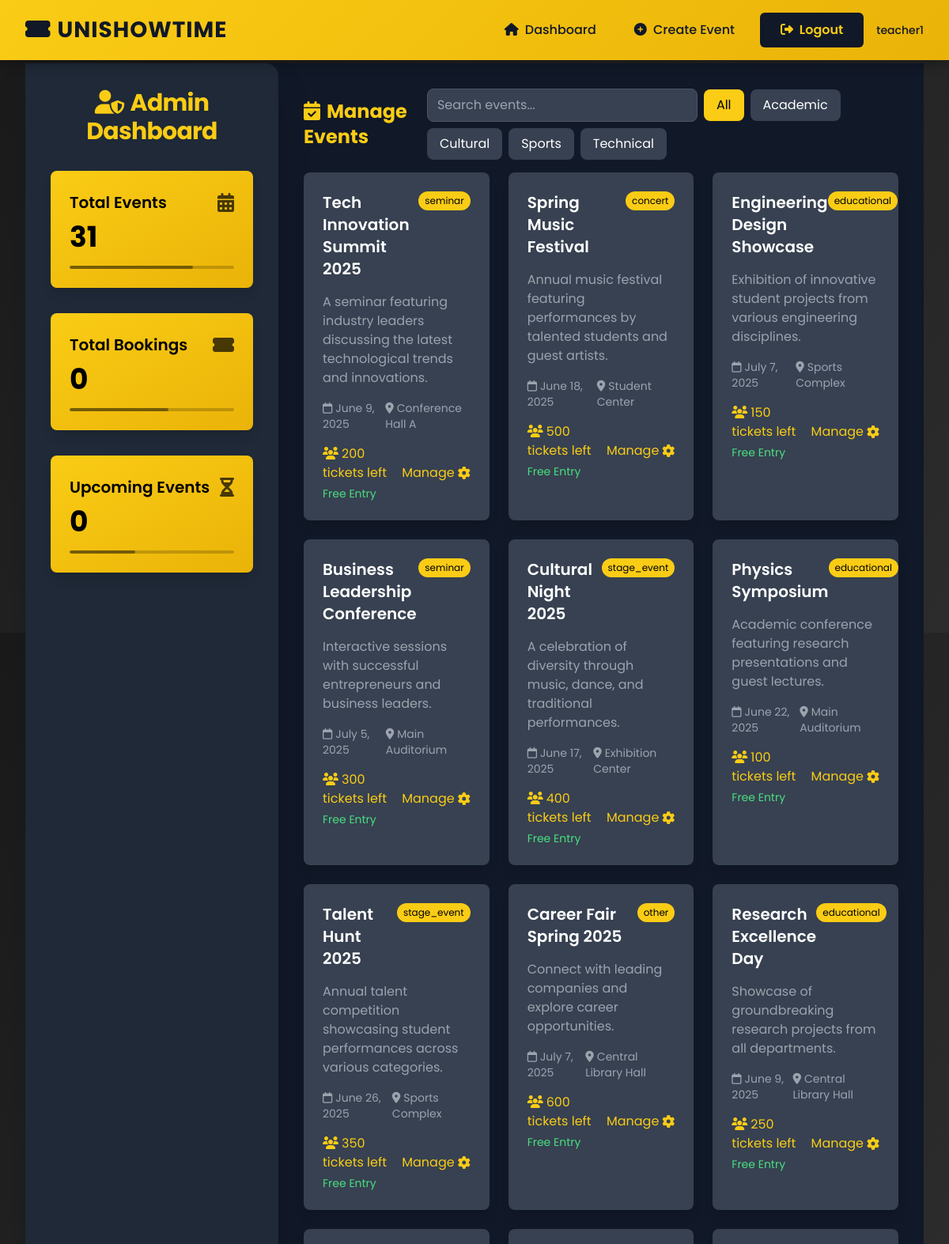
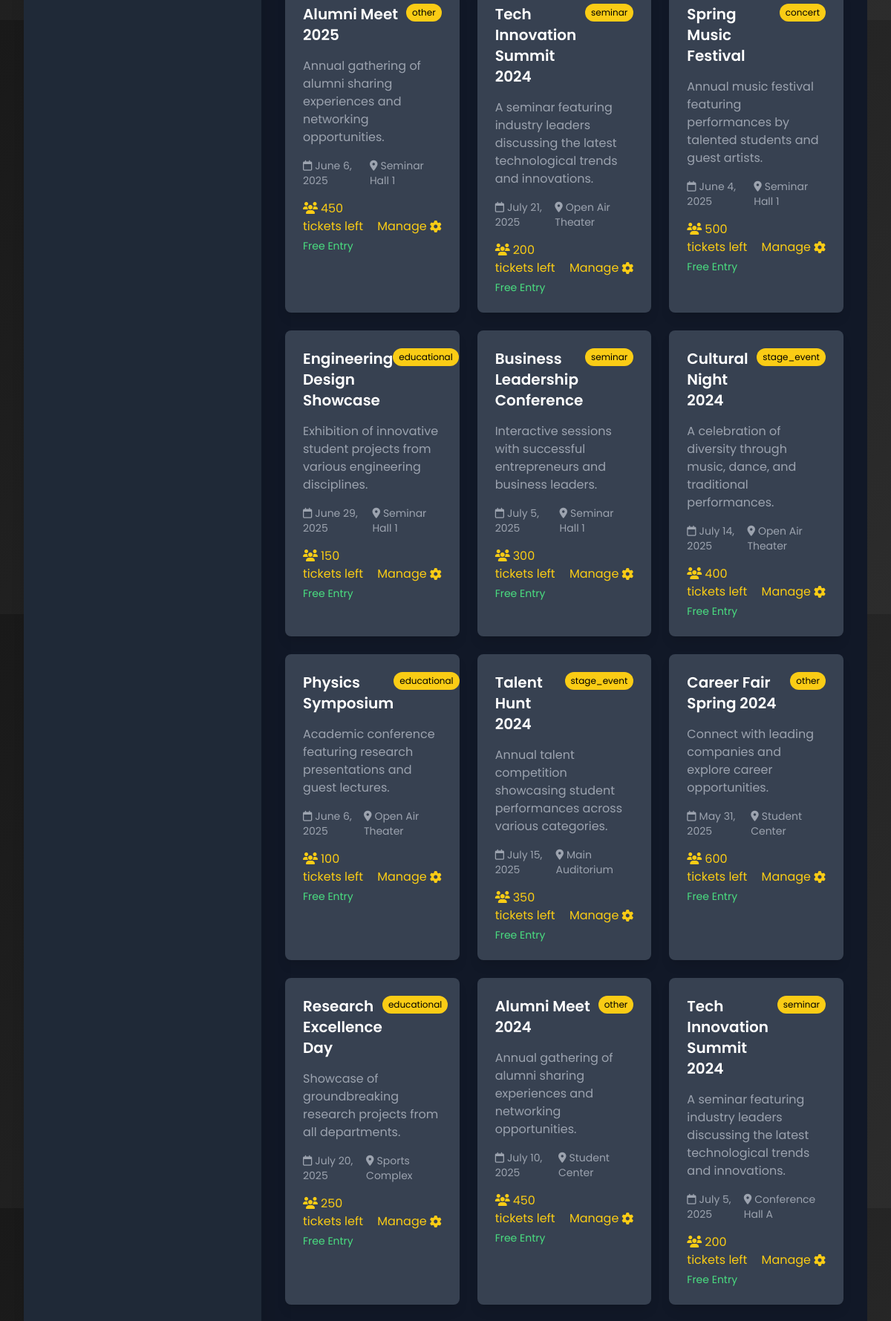
The page /admindashboard/ (signed in, upper part) on the database its author committed (2 pictures, top to bottom).
### mainapp/models.py (models this page shows, shortened)
class CustomUser(AbstractUser, PermissionsMixin):
    role = models.CharField(max_length=20, choices=ROLE_CHOICES, default='student')
    enrollment_no = models.CharField(max_length=20, unique=True, null=True, blank=True)
    department = models.ForeignKey(Department, on_delete=models.SET_NULL, null=True, blank=True)
    profile_image = models.ImageField(upload_to='profiles/', blank=True, null=True)

class Event(models.Model):
    CATEGORY_CHOICES = (
        ('seminar', 'Seminar'),
        ('concert', 'Concert'),
        ('stage_event', 'Stage Event'),
        ('educational', 'Educational'),
        ('other', 'Other'),
    )
    title = models.CharField(max_length=200)
    description = models.TextField()
    date = models.DateTimeField()
    location = models.CharField(max_length=200)
    image = models.ImageField(upload_to='event_images/', null=True, blank=True)
    available_tickets = models.IntegerField(default=0)
    ticket_price = models.DecimalField(max_digits=10, decimal_places=2, default=0.00)
    department = models.ForeignKey(Department, on_delete=models.CASCADE, related_name='events')
    created_by = models.ForeignKey(CustomUser, on_delete=models.CASCADE, related_name='created_events')
    category = models.CharField(max_length=20, choices=CATEGORY_CHOICES, default='other')
    def tickets_left(self):
        return self.available_tickets - self.ticket_set.count()
    @property
    def is_free(self):
        return self.ticket_price == 0

### mainapp/views.py (the view)
# urls.py: path('admindashboard/', views.admin_dashboard, name='admin_dashboard'),
def admin_dashboard(request):
    if request.user.role not in ['admin', 'superadmin']:
        return redirect('dashboard')
    events = Event.objects.all()
    users = CustomUser.objects.all()
    role_filter = request.GET.get('role')
    if role_filter:
        users = users.filter(role=role_filter)
    category_filter = request.GET.get('category')
    if category_filter:
        events = events.filter(category=category_filter)
    total_events = Event.objects.count()
    total_bookings = Ticket.objects.count()
    upcoming_events = Event.objects.filter(date__gte=timezone.now()).count()
    return render(request, 'dashboard/admin_dashboard.html', {
        'total_events': total_events,
        'total_bookings': total_bookings,
        'upcoming_events': upcoming_events,
        'events': events,
        'users': users,
    })

### mainapp/templates/dashboard/admin_dashboard.html (shortened to what this page needs)
{% extends "base.html" %}
{% block content %}
<div class="flex min-h-screen w-full bg-gray-900">
    <aside class="w-full max-w-xs bg-gray-800 p-8 rounded-r-2xl shadow-2xl flex flex-col items-center justify-start">
        <h2 class="text-3xl font-bold mb-8 text-center text-yellow-400 tracking-tight"><i class="fas fa-user-shield mr-2"></i>Admin Dashboard</h2>
        <div class="grid grid-cols-1 gap-6 w-full mb-10" data-aos="fade-up">
            <div class="bg-gradient-to-br from-yellow-400 to-yellow-500 text-black p-6 rounded-lg shadow-lg mb-2">
                <div class="flex items-center justify-between">
                    <h3 class="text-xl font-semibold">Total Events</h3>
                    <i class="fas fa-calendar-alt text-2xl opacity-70"></i>
                </div>
                <p class="text-4xl font-bold mt-2">{{ total_events }}</p>
                <div class="w-full h-1 bg-black bg-opacity-20 mt-4 rounded-full overflow-hidden">
                    <div class="h-full bg-black bg-opacity-40 rounded-full" style="width: 75%"></div>
                </div>
            </div>
            <div class="bg-gradient-to-br from-yellow-400 to-yellow-500 text-black p-6 rounded-lg shadow-lg mb-2">
                <div class="flex items-center justify-between">
                    <h3 class="text-xl font-semibold">Total Bookings</h3>
                    <i class="fas fa-ticket-alt text-2xl opacity-70"></i>
                </div>
                <p class="text-4xl font-bold mt-2">{{ total_bookings }}</p>
                <div class="w-full h-1 bg-black bg-opacity-20 mt-4 rounded-full overflow-hidden">
                    <div class="h-full bg-black bg-opacity-40 rounded-full" style="width: 60%"></div>
                </div>
            </div>
            <div class="bg-gradient-to-br from-yellow-400 to-yellow-500 text-black p-6 rounded-lg shadow-lg">
                <div class="flex items-center justify-between">
                    <h3 class="text-xl font-semibold">Upcoming Events</h3>
                    <i class="fas fa-hourglass-half text-2xl opacity-70"></i>
                </div>
                <p class="text-4xl font-bold mt-2">{{ upcoming_events }}</p>
                <div class="w-full h-1 bg-black bg-opacity-20 mt-4 rounded-full overflow-hidden">
                    <div class="h-full bg-black bg-opacity-40 rounded-full" style="width: 40%"></div>
                </div>
            </div>
        </div>
    </aside>
    <main class="flex-1 flex flex-col items-center justify-start p-8">
        <div class="w-full max-w-5xl mx-auto" data-aos="fade-up" data-aos-delay="100">
            <div class="flex flex-col sm:flex-row justify-between items-center mb-4">
                <h3 class="text-2xl font-bold text-yellow-400 mb-2 sm:mb-0"><i class="fas fa-calendar-check mr-2"></i>Manage Events</h3>
                <div class="flex flex-wrap items-center gap-2">
                    <input id="event-search" type="text" placeholder="Search events..." class="px-3 py-2 rounded-lg bg-gray-700 text-white border border-gray-600 focus:outline-none focus:ring-2 focus:ring-yellow-400" />
                    <button type="button" data-category="" class="filter-btn category-btn {% if not request.GET.category %}bg-yellow-400 text-black{% else %}bg-gray-700 text-white{% endif %} px-4 py-2 rounded-lg hover:bg-yellow-300 hover:text-black transition-colors">All</button>
                    <button type="button" data-category="academic" class="filter-btn category-btn {% if request.GET.category == 'academic' %}bg-yellow-400 text-black{% else %}bg-gray-700 text-white{% endif %} px-4 py-2 rounded-lg hover:bg-yellow-300 hover:text-black transition-colors">Academic</button>
                    <button type="button" data-category="cultural" class="filter-btn category-btn {% if request.GET.category == 'cultural' %}bg-yellow-400 text-black{% else %}bg-gray-700 text-white{% endif %} px-4 py-2 rounded-lg hover:bg-yellow-300 hover:text-black transition-colors">Cultural</button>
                    <button type="button" data-category="sports" class="filter-btn category-btn {% if request.GET.category == 'sports' %}bg-yellow-400 text-black{% else %}bg-gray-700 text-white{% endif %} px-4 py-2 rounded-lg hover:bg-yellow-300 hover:text-black transition-colors">Sports</button>
                    <button type="button" data-category="technical" class="filter-btn category-btn {% if request.GET.category == 'technical' %}bg-yellow-400 text-black{% else %}bg-gray-700 text-white{% endif %} px-4 py-2 rounded-lg hover:bg-yellow-300 hover:text-black transition-colors">Technical</button>
                </div>
            </div>
            <div id="events-grid" class="grid grid-cols-1 sm:grid-cols-2 lg:grid-cols-3 gap-6 w-full">
                {% include 'dashboard/partials/event_list.html' %}
            </div>
        </div>
    </main>
</div>
{% endblock %}

### mainapp/templates/base.html (shortened to what this page needs)
{% load static %}
<!DOCTYPE html>
<html lang="en">
<head>
    <script src="https://cdn.tailwindcss.com"></script>
    <link rel="stylesheet" href="https://cdnjs.cloudflare.com/ajax/libs/font-awesome/6.4.0/css/all.min.css">
    <link href="https://unpkg.com/aos@2.3.1/dist/aos.css" rel="stylesheet">
</head>
<body>
    <div id="particles-js"></div>
    <nav class="navbar">
        <div class="max-w-7xl mx-auto px-4 sm:px-6 lg:px-8">
            <div class="flex justify-between items-center py-4">
                <a href="{% url 'dashboard' %}" class="navbar-title"><i class="fas fa-ticket-alt mr-2"></i>UniShowTime</a>
                <div class="hidden md:flex items-center space-x-4">
                    {% if user.is_authenticated %}
                        <a href="{% url 'dashboard' %}" class="navbar-item"><i class="fas fa-home mr-1"></i> Dashboard</a>
                        {% if user.role == 'admin' or user.role == 'superadmin' %}
                            <a href="{% url 'create_event' %}" class="navbar-item"><i class="fas fa-plus-circle mr-1"></i> Create Event</a>
                        {% endif %}
                        <a href="{% url 'logout' %}" class="navbar-button"><i class="fas fa-sign-out-alt mr-1"></i> Logout</a>
                        <div class="flex items-center space-x-2">
                            <span class="text-sm font-medium text-gray-900">{{ user.username }}</span>
                        </div>
                    {% else %}
                        <a href="{% url 'login' %}" class="navbar-button"><i class="fas fa-sign-in-alt mr-1"></i> Login</a>
                        <a href="{% url 'register' %}" class="navbar-button"><i class="fas fa-user-plus mr-1"></i> Register</a>
                    {% endif %}
                </div>
            </div>
        </div>
    </nav>
    <main class="max-w-7xl mx-auto px-4 sm:px-6 lg:px-8 py-20" data-aos="fade-up" data-aos-duration="800">
        {% block content %}{% endblock %}
    </main>
</body>
</html>

### mainapp/templates/dashboard/partials/event_list.html
{% for event in events %}
    <div class="bg-gray-700 text-white p-6 rounded-lg shadow-lg transform hover:scale-105 transition-transform duration-200">
        <div class="flex justify-between items-start mb-4">
            <h4 class="text-xl font-semibold">{{ event.title }}</h4>
            <span class="px-2 py-1 bg-yellow-400 text-xs text-black rounded-full">{{ event.category }}</span>
        </div>
        <p class="text-gray-400 mt-2">{{ event.description|truncatewords:20 }}</p>
        <div class="flex justify-between items-center mt-4 text-sm text-gray-400">
            <span><i class="far fa-calendar mr-1"></i>{{ event.date|date:"F j, Y" }}</span>
            <span><i class="fas fa-map-marker-alt mr-1"></i>{{ event.location }}</span>
        </div>
        <div class="mt-4 flex justify-between items-center">
            <div class="flex flex-col">
                <span class="text-yellow-400"><i class="fas fa-users mr-1"></i>{{ event.tickets_left }} tickets left</span>
                <span class="text-sm mt-1">
                    {% if event.is_free %}
                        <span class="text-green-400">Free Entry</span>
                    {% else %}
                        <span class="text-yellow-400">${{ event.ticket_price }}</span>
                    {% endif %}
                </span>
            </div>
            <div class="flex items-center space-x-2">
                {% if request.user.role == 'admin' or request.user.role == 'superadmin' %}
                    <a href="{% url 'admin_event_details' event.id %}" class="text-yellow-400 hover:text-yellow-300 flex items-center">
                        <span>Manage</span>
                        <i class="fas fa-cog ml-1"></i>
                    </a>
                {% else %}
                    <a href="{% url 'event_details' event.id %}" class="text-yellow-400 hover:text-yellow-300 flex items-center">
                        <span>Book Now</span>
                        <i class="fas fa-ticket-alt ml-1"></i>
                    </a>
                {% endif %}
            </div>
        </div>
    </div>
{% endfor %}

### mainapp/templates/base.html (style rules this page uses)
body { font-family: 'Poppins', sans-serif; background: linear-gradient(135deg, #1a1a1a, #2c2c2c); color: #f5f5f5; margin: 0; min-height: 100vh; display: flex; flex-direction: column; overflow-x: hidden; }
.navbar { background: linear-gradient(135deg, #facc15 0%, #eab308 100%); box-shadow: 0 4px 15px rgba(0, 0, 0, 0.3); position: fixed; width: 100%; z-index: 50; top: 0; }
.navbar-title { font-size: 1.75rem; font-weight: 700; color: #111827; text-transform: uppercase; letter-spacing: 1px; transition: all 0.3s ease; position: relative; display: inline-block; }
.navbar-title::after { content: ''; position: absolute; width: 0; height: 3px; bottom: -5px; left: 0; background-color: #111827; transition: width 0.3s ease; }
.navbar-item { font-size: 1rem; font-weight: 500; color: #111827; padding: 0.5rem 1rem; border-radius: 0.375rem; transition: all 0.3s ease; position: relative; overflow: hidden; }
.navbar-item::before { content: ''; position: absolute; top: 0; left: -100%; width: 100%; height: 100%; background: rgba(17, 24, 39, 0.1); transition: all 0.3s ease; z-index: -1; }
.navbar-button { background-color: #111827; color: #facc15; padding: 0.5rem 1.5rem; border-radius: 0.375rem; font-weight: 600; border: 2px solid transparent; transition: all 0.3s ease; position: relative; overflow: hidden; z-index: 1; }
.navbar-button::before { content: ''; position: absolute; top: 0; left: -100%; width: 100%; height: 100%; background: #facc15; transition: all 0.4s ease; z-index: -1; }
main { flex: 1; padding-top: 5rem; }
#particles-js { position: fixed; width: 100%; height: 100%; top: 0; left: 0; z-index: -1; }

### rows shown on the page
CustomUser: username "teacher1"
Event: title "Tech Innovation Summit 2025", category "seminar", description "A seminar featuring industry leaders discussing the latest technological trends and innovations.", date "June 9, 2025", location "Conference Hall A", tickets_left "200", ticket_price "Free Entry"
Event: title "Spring Music Festival", category "concert", description "Annual music festival featuring performances by talented students and guest artists.", date "June 18, 2025", location "Student Center", tickets_left "500", ticket_price "Free Entry"
Event: title "Engineering Design Showcase", category "educational", description "Exhibition of innovative student projects from various engineering disciplines.", date "July 7, 2025", location "Sports Complex", tickets_left "150", ticket_price "Free Entry"
Event: title "Business Leadership Conference", category "seminar", description "Interactive sessions with successful entrepreneurs and business leaders.", date "July 5, 2025", location "Main Auditorium", tickets_left "300", ticket_price "Free Entry"
Event: title "Cultural Night 2025", category "stage_event", description "A celebration of diversity through music, dance, and traditional performances.", date "June 17, 2025", location "Exhibition Center", tickets_left "400", ticket_price "Free Entry"
Event: title "Physics Symposium", category "educational", description "Academic conference featuring research presentations and guest lectures.", date "June 22, 2025", location "Main Auditorium", tickets_left "100", ticket_price "Free Entry"
Event: title "Talent Hunt 2025", category "stage_event", description "Annual talent competition showcasing student performances across various categories.", date "June 26, 2025", location "Sports Complex", tickets_left "350", ticket_price "Free Entry"
Event: title "Career Fair Spring 2025", category "other", description "Connect with leading companies and explore career opportunities.", date "July 7, 2025", location "Central Library Hall", tickets_left "600", ticket_price "Free Entry"
Event: title "Research Excellence Day", category "educational", description "Showcase of groundbreaking research projects from all departments.", date "June 9, 2025", location "Central Library Hall", tickets_left "250", ticket_price "Free Entry"
Event: title "Alumni Meet 2025", category "other", description "Annual gathering of alumni sharing experiences and networking opportunities.", date "June 6, 2025", location "Seminar Hall 1", tickets_left "450", ticket_price "Free Entry"
Event: title "Tech Innovation Summit 2024", category "seminar", description "A seminar featuring industry leaders discussing the latest technological trends and innovations.", date "July 21, 2025", location "Open Air Theater", tickets_left "200", ticket_price "Free Entry"
Event: title "Spring Music Festival", category "concert", description "Annual music festival featuring performances by talented students and guest artists.", date "June 4, 2025", location "Seminar Hall 1", tickets_left "500", ticket_price "Free Entry"
Event: title "Engineering Design Showcase", category "educational", description "Exhibition of innovative student projects from various engineering disciplines.", date "June 29, 2025", location "Seminar Hall 1", tickets_left "150", ticket_price "Free Entry"
Event: title "Business Leadership Conference", category "seminar", description "Interactive sessions with successful entrepreneurs and business leaders.", date "July 5, 2025", location "Seminar Hall 1", tickets_left "300", ticket_price "Free Entry"
Event: title "Cultural Night 2024", category "stage_event", description "A celebration of diversity through music, dance, and traditional performances.", date "July 14, 2025", location "Open Air Theater", tickets_left "400", ticket_price "Free Entry"
Event: title "Physics Symposium", category "educational", description "Academic conference featuring research presentations and guest lectures.", date "June 6, 2025", location "Open Air Theater", tickets_left "100", ticket_price "Free Entry"
Event: title "Talent Hunt 2024", category "stage_event", description "Annual talent competition showcasing student performances across various categories.", date "July 15, 2025", location "Main Auditorium", tickets_left "350", ticket_price "Free Entry"
Event: title "Career Fair Spring 2024", category "other", description "Connect with leading companies and explore career opportunities.", date "May 31, 2025", location "Student Center", tickets_left "600", ticket_price "Free Entry"
Event: title "Research Excellence Day", category "educational", description "Showcase of groundbreaking research projects from all departments.", date "July 20, 2025", location "Sports Complex", tickets_left "250", ticket_price "Free Entry"
Event: title "Alumni Meet 2024", category "other", description "Annual gathering of alumni sharing experiences and networking opportunities.", date "July 10, 2025", location "Student Center", tickets_left "450", ticket_price "Free Entry"
Event: title "Tech Innovation Summit 2024", category "seminar", description "A seminar featuring industry leaders discussing the latest technological trends and innovations.", date "July 5, 2025", location "Conference Hall A", tickets_left "200", ticket_price "Free Entry"

### other values the page prints
{{ total_events }} "31"
{{ total_bookings }} "0"
{{ upcoming_events }} "0"
